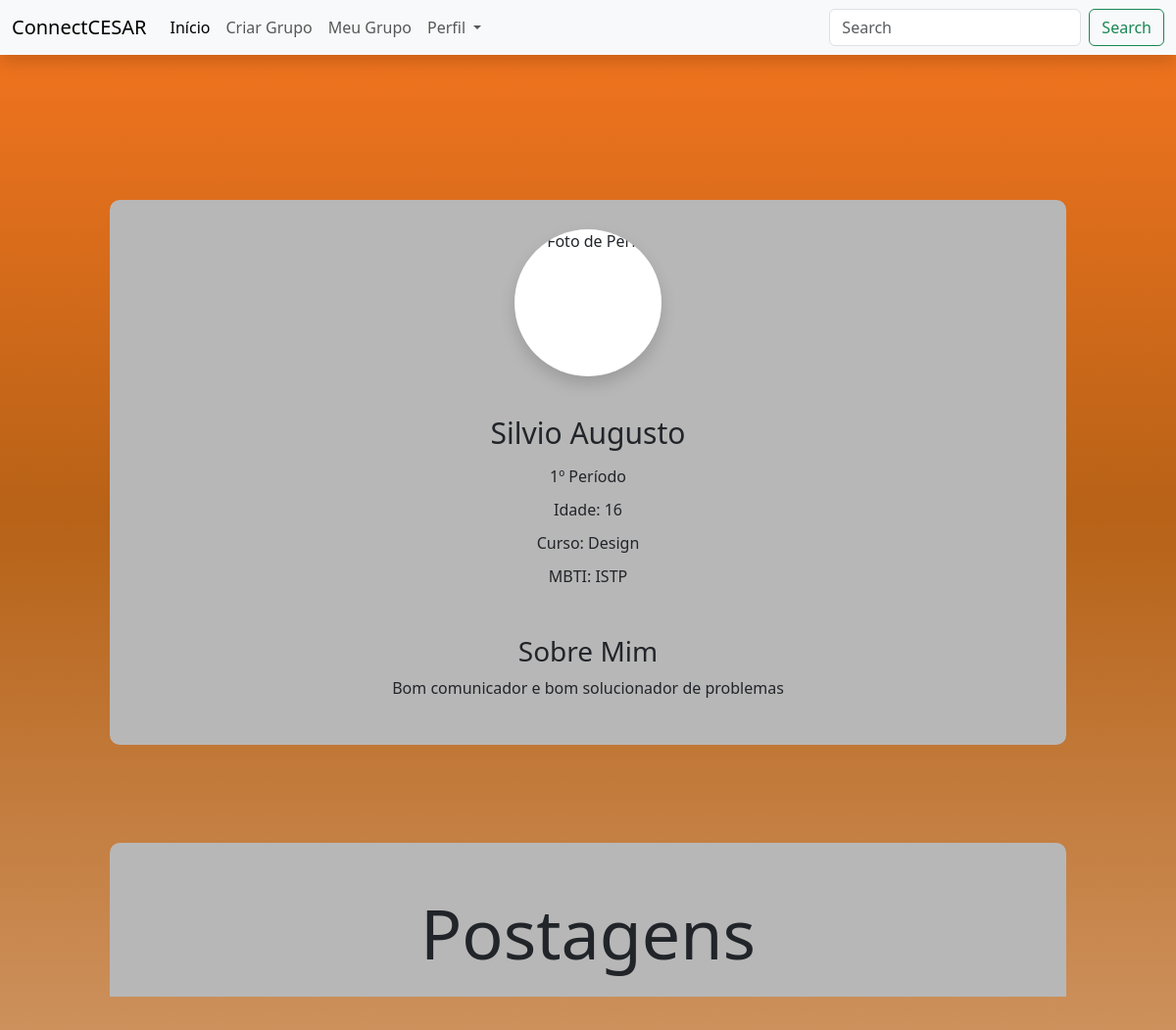
Screenshot of /acesso/pessoa/31/ with the database file from the repository.
### ccapp/models.py (models this page shows)
class Pessoa(models.Model):
    id_usuario = models.AutoField(primary_key=True)
    nome = models.TextField(max_length=255)
    email = models.TextField(max_length=255)
    senha = models.TextField(max_length=255)
    idade = models.IntegerField(null=True, blank=True)
    mbti = models.TextField(max_length=255, null=True, blank=True)
    periodo = models.TextField(max_length=255, null=True, blank=True)
    curso = models.TextField(max_length=255, null=True, blank=True)
    foto = models.ImageField(upload_to='perfil/', null=True, blank=True)
    descricao = models.TextField(null=True, blank=True)
    criado = models.DateTimeField(auto_now_add=True)
    atualizado = models.DateTimeField(auto_now=True)
    grupo_criado = models.ForeignKey(Grupo, null=True, blank=True, on_delete=models.SET_NULL)

### ccapp/views.py (the view)
# urls.py: path('acesso/pessoa/<int:id_field>/', views.acesso_pessoa, name='acesso_pessoa'),
def acesso_pessoa(request, id_field):
    id_pessoa = Pessoa.objects.get(id_usuario = id_field)
    context = {'pessoa': id_pessoa}
    return render(request, 'acesso_pesquisa.html', context)

### templates/acesso_pesquisa.html (shortened to what this page needs)
{% include "navbar.html" %}
{% include "main.html" %}
{% if pessoa %}
<div class="container">
<div class="profile-links">
        <img class="card-img-top rounded-circle shadow bg-white" style="width: 150px" src="..." alt="Foto de Perfil">
        <li><a style="font-size: 30px;">{{ pessoa.nome }}</a></li>
        <li><a>{{ pessoa.periodo }} Período</a></li>
        <li><a>Idade: {{ pessoa.idade }}</a></li>
        <li><a>Curso: {{ pessoa.curso }}</a></li>
        <li><a>MBTI: {{ pessoa.mbti }}</a></li>
        <h3 class="mt-5">Sobre Mim</h3>
        <p class="text-justify">
          {{ pessoa.descricao }}
    </p>
    </div>
    </div>
    <div class="container">
        <div class="profile-links">
            <li><a style="font-size: 70px;">Postagens</a></li>
        </div>
    </div>
{% else %}
    <p> INFORMAÇÃO NÃO DISPONÍVEL </p>
{% endif %}

### templates/main.html (style rules this page uses)
html { height: 100%; }
body { padding-top: 80px; min-height: 100%; margin: 0; background: linear-gradient( rgb(246, 117, 31), rgb(183, 98, 23), rgba(183, 98, 23, 0.7) ); background-attachment: fixed; }
.profile-links { background-color: #b8b7b7; padding: 30px 20px; text-align: center; margin: 100px 70px 0 70px; border-radius: 10px; }
.profile-links img { width: 150px; height: 150px; border-radius: 50%; display: inline-block; margin-bottom: 25px; }
.profile-links li { display: block; margin: 10px 0; }

### rows the page displays
Pessoa: nome "Silvio Augusto", periodo "1º", idade "16", curso "Design", mbti "ISTP", descricao "Bom comunicador e bom solucionador de problemas"
